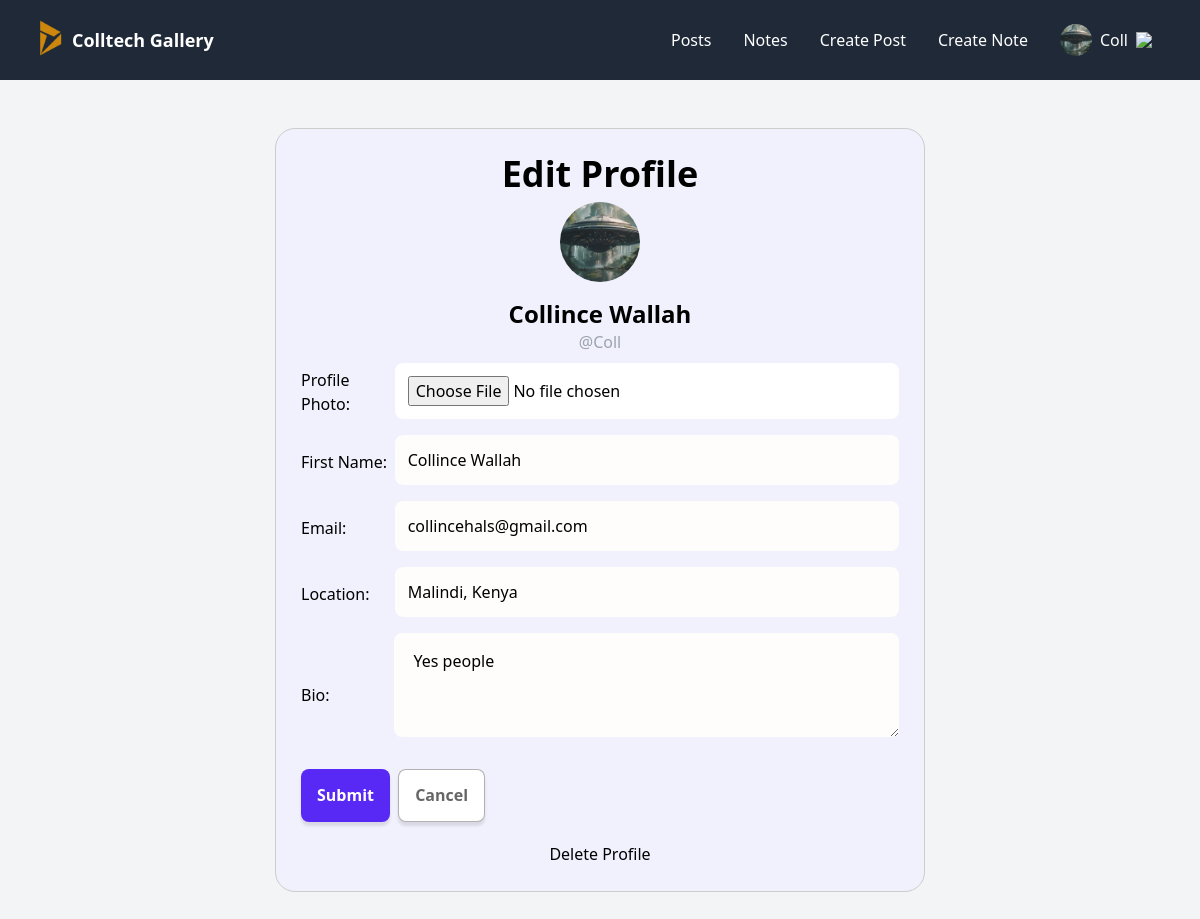
Page /profile/edit/ (signed in) on the earlier database version.
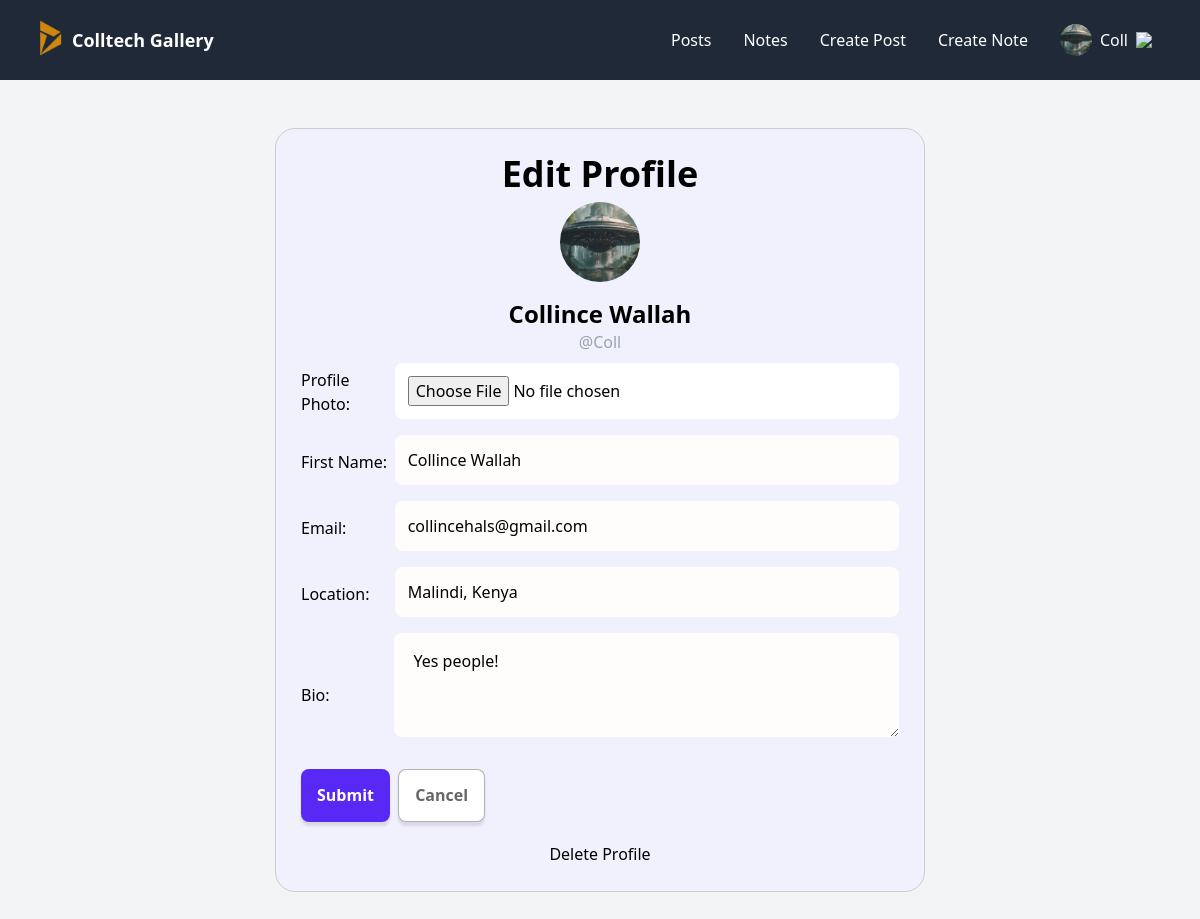
Same page on the later database version.
### a_users/models.py (models this page shows, shortened)
class Profile(models.Model):
    user = models.OneToOneField(User, on_delete=models.CASCADE)
    image = models.ImageField(upload_to='profilepics/', blank=True, null=True, default='profilepics/default.png')
    realname = models.CharField(max_length=200, null=True, blank=True)
    email = models.EmailField(max_length=50, unique=True, null=True)
    location = models.CharField(max_length=50, null=True, blank=True)
    bio = models.TextField(max_length=500, blank=True, null=True)
    created = models.DateTimeField(auto_now_add=True)

### a_users/views.py (the view, shortened to what this page needs)
# urls.py: path('profile/edit/',EditProfileView, name="edit-profile"),
def EditProfileView(request):
    form = ProfileEditForm(instance=request.user.profile)
    return render(request, 'a_users/edit_profile.html',{"form": form})

### a_users/forms.py
class ProfileEditForm(ModelForm):
    class Meta:
        model = Profile
        exclude = ['user']
        labels = {
            'realname': 'First Name',
            'image': 'Profile Photo',
        }
        widgets = {
            'image': forms.FileInput(),
            'bio': forms.Textarea(attrs={'rows':3})
        }

### posts_app/templates/a_users/edit_profile.html (shortened to what this page needs)
{% extends 'layouts/b.html' %}
{% block content %}
<div class="profile-edit-page">
  <h1 class="mb-2 text-center">Edit Profile</h1>
<div class="text-center flex flex-col items-center">
    <img id="avatar" class="w-20 h-20 rounded-full object-cover mb-4" src="{{ user.profile.image.url }}" />
    <div class="text-center max-w-md">
        <h2 id="realname">{{ user.profile.realname }}</h2>
        <div class="text-gray-400 mb-2 -mt-3">@{{ user.username }}</div>
    </div>
</div>
<form method="POST" enctype="multipart/form-data" class="profile-edit-form mb-5">
    {{ form.as_p }}
    <button type="submit" >Submit</button>
    <a class="button secondaryAction ml-1" href="{{ request.META.HTTP_REFERER }}">Cancel</a>
</form>
<a class="flex justify-center hover:underline " href="{% url 'delete-profile' %}">Delete Profile</a>
</div>
{% endblock %}

Differences in the rows shown:
changed Profile "Collince Wallah": bio "Yes people" → "Yes people!"
